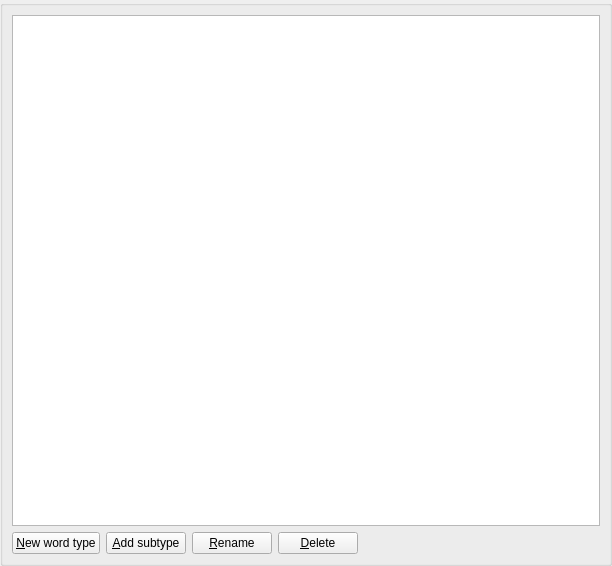
<ui version="4.0" >
 <class>WordTypeEditForm</class>
 <widget class="QWidget" name="WordTypeEditForm" >
  <property name="geometry" >
   <rect>
    <x>0</x>
    <y>0</y>
    <width>612</width>
    <height>566</height>
   </rect>
  </property>
  <property name="minimumSize" >
   <size>
    <width>414</width>
    <height>171</height>
   </size>
  </property>
  <property name="windowTitle" >
   <string>-</string>
  </property>
  <layout class="QGridLayout" >
   <property name="leftMargin" >
    <number>0</number>
   </property>
   <property name="topMargin" >
    <number>0</number>
   </property>
   <property name="rightMargin" >
    <number>0</number>
   </property>
   <property name="bottomMargin" >
    <number>0</number>
   </property>
   <property name="horizontalSpacing" >
    <number>6</number>
   </property>
   <property name="verticalSpacing" >
    <number>6</number>
   </property>
   <item row="0" column="0" >
    <widget class="QGroupBox" name="titleGroupBox" >
     <layout class="QGridLayout" >
      <property name="leftMargin" >
       <number>9</number>
      </property>
      <property name="topMargin" >
       <number>9</number>
      </property>
      <property name="rightMargin" >
       <number>9</number>
      </property>
      <property name="bottomMargin" >
       <number>9</number>
      </property>
      <property name="horizontalSpacing" >
       <number>6</number>
      </property>
      <property name="verticalSpacing" >
       <number>6</number>
      </property>
      <item row="2" column="1" >
       <layout class="QHBoxLayout" >
        <property name="spacing" >
         <number>6</number>
        </property>
        <property name="leftMargin" >
         <number>0</number>
        </property>
        <property name="topMargin" >
         <number>0</number>
        </property>
        <property name="rightMargin" >
         <number>0</number>
        </property>
        <property name="bottomMargin" >
         <number>0</number>
        </property>
        <item>
         <widget class="QPushButton" name="newWordTypeButton" >
          <property name="sizePolicy" >
           <sizepolicy vsizetype="Minimum" hsizetype="Minimum" >
            <horstretch>0</horstretch>
            <verstretch>0</verstretch>
           </sizepolicy>
          </property>
          <property name="text" >
           <string>&amp;New word type</string>
          </property>
         </widget>
        </item>
        <item>
         <widget class="QPushButton" name="newSubWordTypeButton" >
          <property name="text" >
           <string>&amp;Add subtype</string>
          </property>
         </widget>
        </item>
        <item>
         <widget class="QPushButton" name="renameButton" >
          <property name="sizePolicy" >
           <sizepolicy vsizetype="Minimum" hsizetype="Minimum" >
            <horstretch>0</horstretch>
            <verstretch>0</verstretch>
           </sizepolicy>
          </property>
          <property name="text" >
           <string>&amp;Rename</string>
          </property>
         </widget>
        </item>
        <item>
         <widget class="QPushButton" name="deleteButton" >
          <property name="sizePolicy" >
           <sizepolicy vsizetype="Minimum" hsizetype="Minimum" >
            <horstretch>0</horstretch>
            <verstretch>0</verstretch>
           </sizepolicy>
          </property>
          <property name="text" >
           <string>&amp;Delete</string>
          </property>
         </widget>
        </item>
        <item>
         <spacer>
          <property name="orientation" >
           <enum>Qt::Horizontal</enum>
          </property>
          <property name="sizeType" >
           <enum>QSizePolicy::Expanding</enum>
          </property>
          <property name="sizeHint" >
           <size>
            <width>20</width>
            <height>20</height>
           </size>
          </property>
         </spacer>
        </item>
       </layout>
      </item>
      <item row="0" column="1" >
       <widget class="QTreeView" name="wordTypeTreeView" />
      </item>
     </layout>
    </widget>
   </item>
  </layout>
 </widget>
 <layoutdefault spacing="6" margin="11" />
 <pixmapfunction>qPixmapFromMimeSource</pixmapfunction>
 <tabstops>
  <tabstop>newWordTypeButton</tabstop>
  <tabstop>renameButton</tabstop>
  <tabstop>deleteButton</tabstop>
 </tabstops>
 <resources/>
 <connections/>
</ui>
